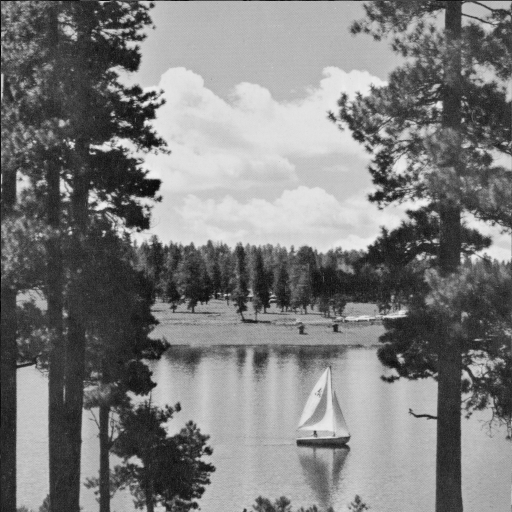
%> input picture LAKE.TIF, 512 x 512 px
$ octave q2.m   (GNU Octave 9; MATLAB toolbox functions it lacks are replaced by stand-ins)
%> lines starting %> are read from the running program, lines starting %| are printed output that depends on the picture; in (x1, y1, x2, y2) boxes, pixels count from 0 and x2, y2 are one past the last pixel; in counts of white or black regions, pixels touching at a corner belong together; the program's own positions count from 1
### create_mat_dct.m
function [ basis ] = create_mat_dct()
%create_mat_dct outputs the 8-point 2D-DCT basis function

N = 8;
basis = zeros(N, N);
r = 0;

for i = 0:7
    for j = 0:7
        if i == 0
            r = sqrt(1/N);
        else
            r = sqrt(2/N);
        end
        basis(i+1, j+1) = r * cos((pi*(2*j+1)*i)/(2*N));
    end
end

% [6 lines of commented-out code are left out]

end

### myDCT.m
function [ dctTransformed ] = myDCT( im, F )
%myDCT outputs DCT transformed image

dctTransformed = F*double(im)*transpose(F);

end

### myDCT_quantization.m
function [ imqDCT ] = myDCT_quantization( imDCT, qm, c )
%myDCT_quantization for outputs quantized DCT image

imqDCT = ones(8,8);
for j = 1:8
    for i = 1:8
        imqDCT(i,j) = round(imDCT(i,j) ./ (qm(i,j) .* c));
    end
end

end

### myDCT_dequantization.m
function [ dequantizedImage ] = myDCT_dequantization(imqDCT, qm, c)
%myDCT_dequantization de-quantizes the quantized DCT image

dequantizedImage = ones(8,8);
for j = 1:8
    for i = 1:8
        dequantizedImage(i,j) = round(imqDCT(i,j) .* (qm(i,j) .* c));
    end
end

end

### myIDCT.m
function [ invdctTransformed ] = myIDCT( im, F )
%myIDCT outputs IDCT of transformed image

invdctTransformed = transpose(F)*double(im)*F;

end

### q2.m
% q2
% Take some patches out of image and apply DCT, Quantization,
% Dequantization, IDCT on them

% COMMENTS
% In all the quantized DCTs most of the entries towards the bottom right
% are 0's and has a lot less entries that need to be stored compared to the
% non-qunatized one.
% On reconstructing the compressed image based on value of c we get our
% patch similar to original patch

%Quantization matrix for luminance
Q=[16  11  10  16  24  40  51  61;
    12  12  14  19  26  58  60  55;
    14  13  16  24  40  57  69  56;
    14  17  22  29  51  87  80  62;
    18  22  37  56  68  109 103 77;
    24  35  55  64  81  104 113 92;
    49  64  78  87  103 121 120 101;
    72  92  95  98  112 100 103 99];

c = 2;

%8-point 2d-DCT
F = create_mat_dct();

im = imread('LAKE.TIF');
%> im is the input picture: size 512x512 uint8; min 1, max 239, mean 124.7
[imx, imy] = size(im);
%> imx = 512; imy = 512

clip1 = im(45:52, 420:427);
%> clip1 = [130 101 86 99 96 104 92 78; 136 102 74 87 102 117 106 91; 132 124 98 99 83 97 104 105; 110 133 123 107 95 96 92 85; 101 127 116 115 113 107 92 78; 108 106 120 123 100 87 78 69; 91 101 100 126 109 95 98 94; 71 92 100 95 98 99 82 82]
dc1 = myDCT(clip1, F);
%> in myDCT, `dctTransformed = F*double(im)*transpose(F);`: dctTransformed = [807.1 58.4 -13.3 16.06 -5.12 3.33 -7.61 -14.48; 16.5 10.08 50.58 41.33 5.14 7.46 1.65 -3.53; -30.48 -30.63 2.61 22.75 14.82 5.97 5.94 -0.107; 1.76 16.9 -25.86 5.5 10.65 9.55 0.0416 1.95; -8.37 5.09 -16.52 -5.78 -17.12 -13.36 2.92 2.69; 6.99 7.21 1.59 -20.01 3.96 6.71 -5.31 -2.79; -11.86 17.48 5.19 -12.43 -1.13 5.2 7.39 0.236; 11.1 -11.09 4.33 -0.277 2.67 -1.84 -7.68 -5.3]
%> dc1 has the same summary as dctTransformed in myDCT
quant1 = myDCT_quantization(dc1, Q, c);
%> after the loop in myDCT_quantization, `for j = 1:8`: imqDCT = [25 3 -1 1 0 0 0 0; 1 0 2 1 0 0 0 0; -1 -1 0 0 0 0 0 0; 0 0 -1 0 0 0 0 0; 0 0 0 0 0 0 0 0; 0 0 0 0 0 0 0 0; 0 0 0 0 0 0 0 0; 0 0 0 0 0 0 0 0]
%> quant1 has the same summary as imqDCT in myDCT_quantization
dequant1 = myDCT_dequantization(quant1, Q, c);
%> after the loop in myDCT_dequantization, `for j = 1:8`: dequantizedImage = [800 66 -20 32 0 0 0 0; 24 0 56 38 0 0 0 0; -28 -26 0 0 0 0 0 0; 0 0 -44 0 0 0 0 0; 0 0 0 0 0 0 0 0; 0 0 0 0 0 0 0 0; 0 0 0 0 0 0 0 0; 0 0 0 0 0 0 0 0]
%> dequant1 has the same summary as dequantizedImage in myDCT_dequantization
idc1 = myIDCT(dequant1, F);
%> in myIDCT, `invdctTransformed = transpose(F)*double(im)*F;`: invdctTransformed = [118.6 101.8 87.65 91.4 105.8 110.7 98.2 82.55; 131.4 110.5 89.52 86.42 97.9 105.9 100.6 90.83; 141.1 119.6 95.64 87.05 93.68 101.4 100.4 95.16; 133.9 120.7 105.8 99.77 101.2 100.9 94.2 86.73; 112.8 113 114.6 116.5 113.8 102.4 85.06 71.81; 93.32 102.8 115.5 122.5 117.4 100.5 79.38 64.92; 85.71 96.02 108.5 113.6 107.5 93.91 79.88 71.44; 86.27 93.58 101.1 101.9 95.63 87.64 82.74 81.25]
%> idc1 has the same summary as invdctTransformed in myIDCT
figure;
subplot(1,5,1); imshow(uint8(clip1)); title('Image');
subplot(1,5,2); imshow(uint8(dc1)); title('DCT');
subplot(1,5,3); imshow(uint8(quant1)); title('Qunatize');
subplot(1,5,4); imshow(uint8(dequant1)); title('Dequantize');
subplot(1,5,5); imshow(uint8(idc1)); title('IDCT');
%> after `title('IDCT')`:
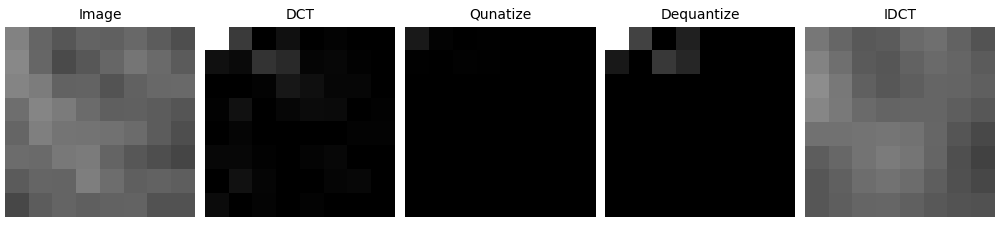
%> figure redrawn from the program's plot data, 5 panels
im(45:52, 420:427) = idc1;
%> im: size 512x512 uint8; 0.02% of pixels changed, all inside (x1, y1, x2, y2) = (419, 44, 427, 52)

clip2 = im(298:305, 427:434);
%> clip2 = [104 119 128 137 121 120 109 98; 126 131 136 122 138 143 151 125; 149 149 153 148 160 161 155 143; 147 156 157 161 157 166 160 140; 144 157 162 158 159 157 153 124; 117 131 155 156 156 152 140 122; 109 162 159 155 148 140 134 107; 128 127 125 110 115 112 103 106]
dc2 = myDCT(clip2, F);
%> dc2 = [1106.6 16.31 -56.98 4.27 -34.12 0.912 -6.57 4.12; 5.34 -19.42 9.06 9.18 3.66 8.73 1.84 0.487; -108.2 13.3 7.13 -10.05 3.34 -6.41 0.942 -1.44; -15.46 -0.0346 -34.91 -12.5 -4.62 5.26 -4.02 -4.24; -26.62 17.06 9.68 0.911 8.62 3.39 3.43 -6.87; 15.74 5.84 -20.59 -12.26 -3.51 -2.52 -6.81 -12.4; -14.02 -2.91 -0.0581 1.56 16.88 1.58 12.62 -0.274; 12.35 14.47 -4.75 -2.36 -3.24 -4.42 -5.7 -0.554]
quant2 = myDCT_quantization(dc2, Q, c);
%> quant2 = [35 1 -3 0 -1 0 0 0; 0 -1 0 0 0 0 0 0; -4 1 0 0 0 0 0 0; -1 0 -1 0 0 0 0 0; -1 0 0 0 0 0 0 0; 0 0 0 0 0 0 0 0; 0 0 0 0 0 0 0 0; 0 0 0 0 0 0 0 0]
dequant2 = myDCT_dequantization(quant2, Q, c);
%> dequant2 = [1120 22 -60 0 -48 0 0 0; 0 -24 0 0 0 0 0 0; -112 26 0 0 0 0 0 0; -28 0 -44 0 0 0 0 0; -36 0 0 0 0 0 0 0; 0 0 0 0 0 0 0 0; 0 0 0 0 0 0 0 0; 0 0 0 0 0 0 0 0]
idc2 = myIDCT(dequant2, F);
%> idc2 = [92.78 114.9 128.9 126.1 124.6 124.4 108.2 84.91; 125.4 141.8 147.9 140 139.4 146.4 139.5 122.7; 149.2 161.4 161.8 150.4 151.1 163.9 164.6 153; 143.2 158.1 162.4 154.1 155.3 166.1 163.6 149.6; 128.7 149.9 162.9 160.3 160.7 164 151.4 130.5; 126.1 149 164 161.9 160.1 158.8 141.1 116.8; 129.3 146.5 153.2 144 139.5 140.5 127.6 107; 129.5 139.9 136.6 119.8 113.6 119.1 113.6 98.5]
figure;
subplot(1,5,1); imshow(uint8(clip2)); title('Image');
subplot(1,5,2); imshow(uint8(dc2)); title('DCT');
subplot(1,5,3); imshow(uint8(quant2)); title('Qunatize');
subplot(1,5,4); imshow(uint8(dequant2)); title('Dequantize');
subplot(1,5,5); imshow(uint8(idc2)); title('IDCT');
%> after `title('IDCT')`:
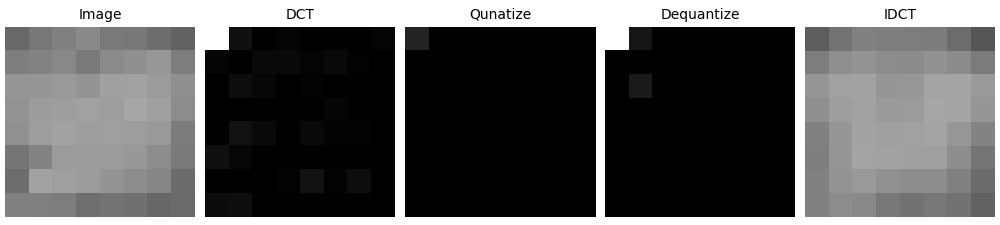
%> figure redrawn from the program's plot data, 5 panels
im(298:305, 427:434) = idc2;
%> im: size 512x512 uint8; min 1, max 239, mean 124.7; mean of the top-left, top-right, bottom-left and bottom-right quarters 129.1, 146.8, 99.3, 123.8

clip3 = im(230:237, 30:37);
%> clip3 = [110 123 131 121 102 102 86 84; 126 145 146 133 110 108 81 71; 105 131 131 113 111 90 76 74; 104 100 116 117 98 107 100 96; 90 118 107 101 101 103 149 148; 93 98 118 115 104 127 154 138; 102 121 148 122 107 111 141 174; 121 136 127 123 109 89 132 145]
dc3 = myDCT(clip3, F);
%> dc3 = [915 16.01 1.05 -55.98 -23 4.64 -5.31 1.7; -51.02 90.13 -53.95 28.79 -7.13 -9.39 12.18 -11.57; 25.41 39.22 -1.6 -13.73 6.64 -6.11 2.7 -1.07; 13.45 -55.28 12.3 0.453 -11.57 12.37 2.96 -1.21; -16 -10.42 15.83 3.22 9 3.27 -11.43 -1.49; -9.31 -8.56 -7.27 -8.01 5.35 2.57 19.3 0.436; -21.62 -0.868 -7.3 12.53 -0.313 1.97 -6.9 3.44; 2.82 -7.46 15.77 -18.33 -0.782 -18.44 -10.62 8.35]
quant3 = myDCT_quantization(dc3, Q, c);
%> quant3 = [29 1 0 -2 0 0 0 0; -2 4 -2 1 0 0 0 0; 1 2 0 0 0 0 0 0; 0 -2 0 0 0 0 0 0; 0 0 0 0 0 0 0 0; 0 0 0 0 0 0 0 0; 0 0 0 0 0 0 0 0; 0 0 0 0 0 0 0 0]
dequant3 = myDCT_dequantization(quant3, Q, c);
%> dequant3 = [928 22 0 -64 0 0 0 0; -48 96 -56 38 0 0 0 0; 28 52 0 0 0 0 0 0; 0 -68 0 0 0 0 0 0; 0 0 0 0 0 0 0 0; 0 0 0 0 0 0 0 0; 0 0 0 0 0 0 0 0; 0 0 0 0 0 0 0 0]
idc3 = myIDCT(dequant3, F);
%> idc3 = [122.7 128.4 133.5 131 118.9 101.5 85.57 76.41; 128.8 133.8 136.5 129.8 113.4 94.09 79 71.41; 125.6 131.6 134.4 125.6 107.6 90.38 81.19 78.86; 105.3 115.6 123.4 118.7 105.9 98.2 101.9 109.2; 82.84 98.2 112.6 113.5 107.6 111.5 130.1 148.4; 81.72 99.18 114.8 114.8 108.5 116.8 144.4 170.3; 105.6 121.2 131.3 122.1 106.3 109.7 137.6 165.8; 130.8 143.6 147.5 128.9 103.5 99.8 124.7 152.4]
figure;
subplot(1,5,1); imshow(uint8(clip3)); title('Image');
subplot(1,5,2); imshow(uint8(dc3)); title('DCT');
subplot(1,5,3); imshow(uint8(quant3)); title('Qunatize');
subplot(1,5,4); imshow(uint8(dequant3)); title('Dequantize');
subplot(1,5,5); imshow(uint8(idc3)); title('IDCT');
%> after `title('IDCT')`:
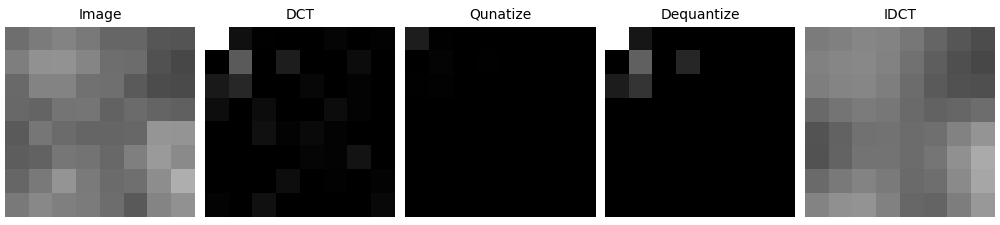
%> figure redrawn from the program's plot data, 5 panels
im(230:237, 30:37) = idc3;

figure; imshow(uint8(im));
